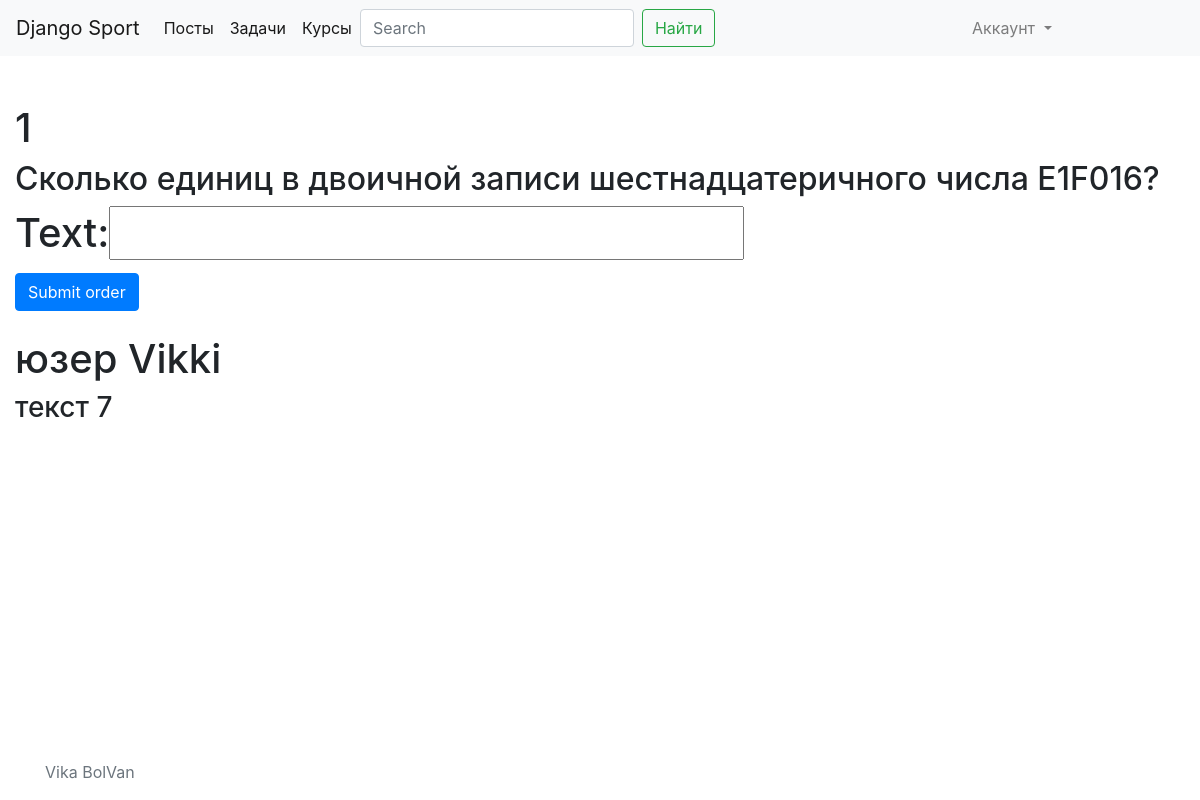
Page /task/1/ on the committed database.
### task/models.py (models this page shows)
class Task1(models.Model):
    class Part(models.TextChoices):
        FIRST = 1
        SECOND = 2
    answer = models.TextField()
    number = models.IntegerField()
    text = models.TextField()
    part = models.CharField(choices=Part.choices,default=Part.FIRST,max_length=255)
    thema = models.ForeignKey(Thema, on_delete=models.SET_NULL, null=True,default=None)

### comment/models.py (models this page shows)
class Comment(models.Model):
    text = models.TextField()
    task = models.ForeignKey(Task1,on_delete=models.SET_NULL, null=True)
    user = models.ForeignKey(User,on_delete=models.SET_NULL, null=True)
    date = models.DateTimeField(default=timezone.now)

### user/models.py (models this page shows)
class User(AbstractUser):
    class RoleEnum(models.TextChoices):
        ADMIN = "ADMIN"
        USER = "USER"
    profile_pic = models.ImageField(upload_to=upload_img_file, null=True)

### task/views.py (the view, shortened to what this page needs)
# urls.py: path('task/<int:pk>/', views.Task1DetailView.as_view(), name='task1_detail'),
class Task1DetailView(DetailView):
    model = Task1
    def get_context_data(self, **kwargs):
        context = super().get_context_data(**kwargs)
        context['comments'] = Comment.objects.filter(task=super().get_object())
        context['comment_form'] = CommentForm()
        return context

### comment/forms.py
class CommentForm(forms.Form):
    text = forms.CharField()

### templates/task/task1_detail.html (shortened to what this page needs)
{% extends "base.html" %}
{% block content %}
<h1>{{ object.id }}</h1>
  <h2>{{ object.text }}</h2>
<form method="post">
<h1>{{ comment_form }}</h1>
    <input type="submit" value="Submit order" class="btn btn-primary">
</form>
{% for comment in comments %}
            <br>
            <h1>юзер {{ comment.user }}</h1>
            <h3>текст {{ comment.text }}</h3>
{% endfor %}
{% endblock %}

### rows in the picture
Task1: id "1", text "Сколько единиц в двоичной записи шестнадцатеричного числа E1F016?"
Comment: user "Vikki", text "7"
